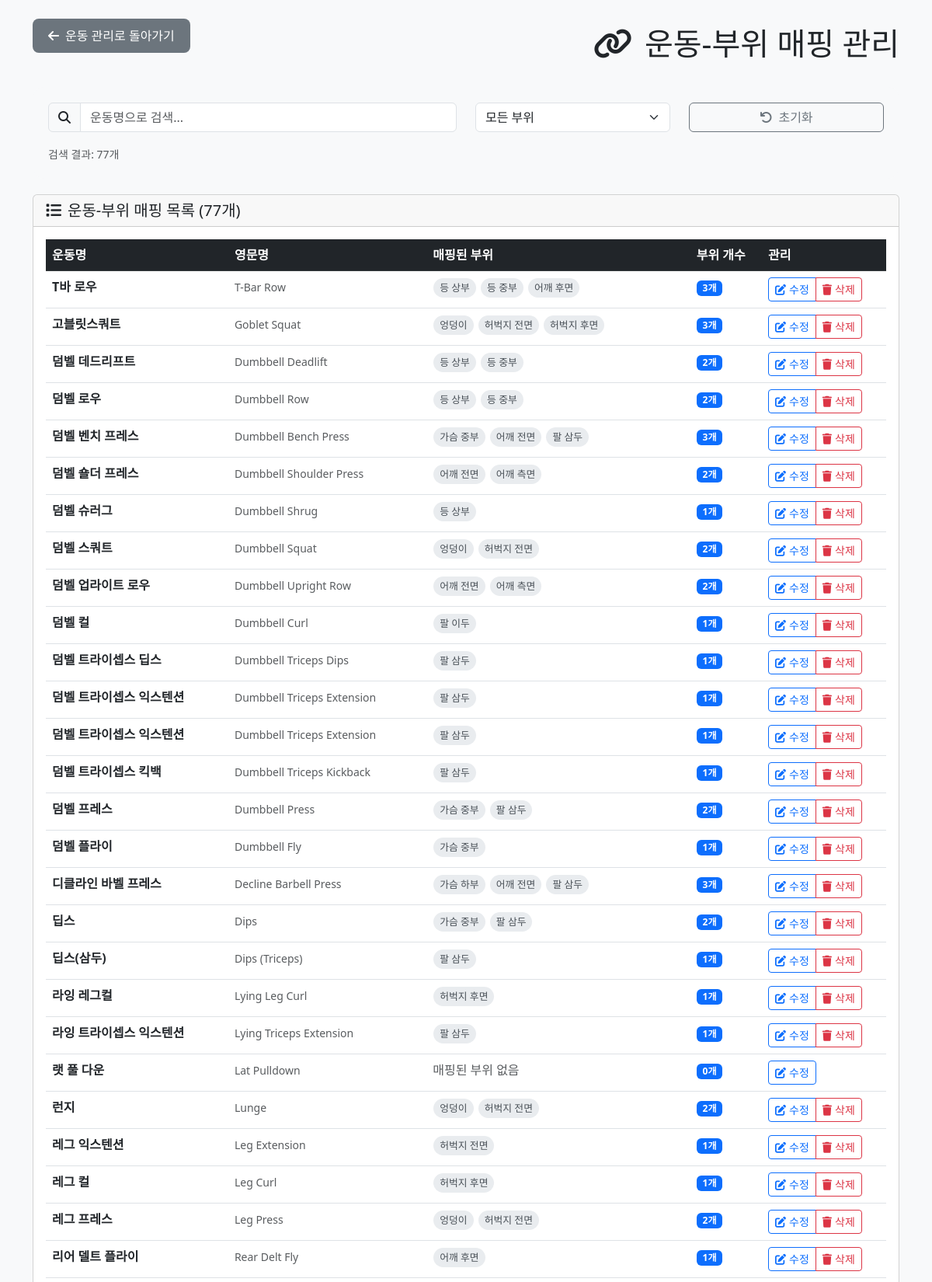
Page /admin/exercise_zone_mapping.php (signed in, upper part) on the committed database.
### tables this page shows
CREATE TABLE IF NOT EXISTS `m_exercise` (
  `ex_id` int(11) NOT NULL AUTO_INCREMENT,
  `name_kr` varchar(120) NOT NULL,
  `name_en` varchar(160) DEFAULT NULL,
  `equipment` varchar(60) DEFAULT NULL COMMENT 'Barbell/Dumbbell/Machine/Bodyweight',
  `equipment_kr` varchar(50) DEFAULT NULL COMMENT '장비명 (한글)',
  `angle` varchar(40) DEFAULT NULL COMMENT 'Flat/Incline/Decline 등',
  `angle_kr` varchar(50) DEFAULT NULL COMMENT '각도명 (한글)',
  `movement` varchar(40) DEFAULT NULL COMMENT 'Press/Pull/Extension/Curl 등',
  `movement_kr` varchar(50) DEFAULT NULL COMMENT '동작명 (한글)',
  `note` varchar(255) DEFAULT NULL,
  PRIMARY KEY (`ex_id`)
);

### admin/exercise_zone_mapping.php (the view, shortened to what this page needs)
<?php
$pdo = getDB();
$exercises = [];
try {
    $stmt = $pdo->query("
        SELECT e.*,
               COUNT(ez.zone_code) as zone_count,
               GROUP_CONCAT(DISTINCT z.zone_name_kr ORDER BY z.zone_name_kr SEPARATOR ', ') as zone_names
        FROM m_exercise e
        LEFT JOIN m_exercise_zone_target ez ON e.ex_id = ez.ex_id
        LEFT JOIN m_part_zone z ON ez.zone_code = z.zone_code
        GROUP BY e.ex_id
        ORDER BY e.name_kr
    ");
    $exercises = $stmt->fetchAll();
} catch (Exception $e) {
    $error = "운동 목록을 가져오는 중 오류가 발생했습니다: " . $e->getMessage();
}
?>
<!DOCTYPE html>
<html lang="ko">
<head>
    <link href="https://cdn.jsdelivr.net/npm/bootstrap@5.3.0/dist/css/bootstrap.min.css" rel="stylesheet">
    <link rel="stylesheet" href="https://cdnjs.cloudflare.com/ajax/libs/font-awesome/6.4.0/css/all.min.css">
</head>
<body class="bg-light">
    <div class="container mt-4">
        <div class="d-flex justify-content-between align-items-center mb-4">
            <a href="exercise_management.php" class="back-btn">
                <i class="fas fa-arrow-left me-2"></i>운동 관리로 돌아가기
            </a>
            <h1 class="mb-0">
                <i class="fas fa-link me-3"></i>운동-부위 매핑 관리
            </h1>
        </div>
        <div class="search-section">
            <div class="row">
                <div class="col-md-6">
                    <div class="input-group">
                        <span class="input-group-text"><i class="fas fa-search"></i></span>
                        <input type="text" class="form-control" id="searchInput" placeholder="운동명으로 검색...">
                    </div>
                </div>
                <div class="col-md-3">
                    <select class="form-select" id="zoneFilter">
                        <option value="">모든 부위</option>
                    </select>
                </div>
                <div class="col-md-3">
                    <button type="button" class="btn btn-outline-secondary w-100" onclick="resetFilters()">
                        <i class="fas fa-undo me-2"></i>초기화
                    </button>
                </div>
            </div>
            <div class="row mt-3">
                <div class="col-12">
                    <small class="text-muted">
                        검색 결과: <span id="resultCount"><?= count($exercises) ?></span>개
                    </small>
                </div>
            </div>
        </div>
        <div class="card">
            <div class="card-header">
                <h5 class="mb-0">
                    <i class="fas fa-list me-2"></i>운동-부위 매핑 목록 (<?= count($exercises) ?>개)
                </h5>
            </div>
            <div class="card-body">
                <div class="table-responsive">
                    <table class="table table-hover" id="exerciseTable">
                        <thead class="table-dark">
                            <tr>
                                <th>운동명</th>
                                <th>영문명</th>
                                <th>매핑된 부위</th>
                                <th>부위 개수</th>
                                <th>관리</th>
                            </tr>
                        </thead>
                        <tbody>
                            <?php foreach ($exercises as $exercise): ?>
                                <tr class="exercise-item"
                                    data-exercise-name="<?= htmlspecialchars($exercise['name_kr']) ?>"
                                    data-zone-names="<?= htmlspecialchars($exercise['zone_names'] ?? '') ?>">
                                    <td>
                                        <strong><?= htmlspecialchars($exercise['name_kr']) ?></strong>
                                    </td>
                                    <td>
                                        <small class="text-muted"><?= htmlspecialchars($exercise['name_en'] ?? '') ?></small>
                                    </td>
                                    <td>
                                        <?php if ($exercise['zone_names']): ?>
                                            <div class="zone-list">
                                                <?php
                                                $zoneArray = explode(', ', $exercise['zone_names']);
                                                foreach ($zoneArray as $zoneName):
                                                ?>
                                                    <span class="zone-badge"><?= htmlspecialchars(trim($zoneName)) ?></span>
                                                <?php endforeach; ?>
                                            </div>
                                        <?php else: ?>
                                            <span class="text-muted">매핑된 부위 없음</span>
                                        <?php endif; ?>
                                    </td>
                                    <td>
                                        <span class="badge bg-primary"><?= $exercise['zone_count'] ?>개</span>
                                    </td>
                                    <td>
                                        <div class="btn-group" role="group">
                                            <button type="button" class="btn btn-sm btn-outline-primary"
                                                    onclick="editMapping(<?= $exercise['ex_id'] ?>, '<?= htmlspecialchars($exercise['name_kr']) ?>')">
                                                <i class="fas fa-edit me-1"></i>수정
                                            </button>
                                            <?php if ($exercise['zone_count'] > 0): ?>
                                                <button type="button" class="btn btn-sm btn-outline-danger"
                                                        onclick="deleteMapping(<?= $exercise['ex_id'] ?>, '<?= htmlspecialchars($exercise['name_kr']) ?>')">
                                                    <i class="fas fa-trash me-1"></i>삭제
                                                </button>
                                            <?php endif; ?>
                                        </div>
                                    </td>
                                </tr>
                            <?php endforeach; ?>
                        </tbody>
                    </table>
                </div>
            </div>
        </div>
    </div>
</body>
</html>

### admin/exercise_zone_mapping.php (style rules this page uses)
.zone-badge { background: #e9ecef; color: #495057; padding: 3px 8px; border-radius: 15px; margin: 1px; display: inline-block; font-size: 0.8em; }
.back-btn { background: #6c757d; border: none; padding: 10px 20px; border-radius: 8px; color: white; text-decoration: none; display: inline-block; margin-bottom: 20px; }
.search-section { background: #f8f9fa; border-radius: 15px; padding: 20px; margin-bottom: 20px; }

### rows in the picture
m_exercise: name_kr "T바 로우", name_en "T-Bar Row", zoneName "등 상부", zoneName "등 중부", zoneName "어깨 후면", zone_count "3"
m_exercise: name_kr "고블릿스쿼트", name_en "Goblet Squat", zoneName "엉덩이", zoneName "허벅지 전면", zoneName "허벅지 후면", zone_count "3"
m_exercise: name_kr "덤벨 데드리프트", name_en "Dumbbell Deadlift", zoneName "등 상부", zoneName "등 중부", zone_count "2"
m_exercise: name_kr "덤벨 로우", name_en "Dumbbell Row", zoneName "등 상부", zoneName "등 중부", zone_count "2"
m_exercise: name_kr "덤벨 벤치 프레스", name_en "Dumbbell Bench Press", zoneName "가슴 중부", zoneName "어깨 전면", zoneName "팔 삼두", zone_count "3"
m_exercise: name_kr "덤벨 숄더 프레스", name_en "Dumbbell Shoulder Press", zoneName "어깨 전면", zoneName "어깨 측면", zone_count "2"
m_exercise: name_kr "덤벨 슈러그", name_en "Dumbbell Shrug", zoneName "등 상부", zone_count "1"
m_exercise: name_kr "덤벨 스쿼트", name_en "Dumbbell Squat", zoneName "엉덩이", zoneName "허벅지 전면", zone_count "2"
m_exercise: name_kr "덤벨 업라이트 로우", name_en "Dumbbell Upright Row", zoneName "어깨 전면", zoneName "어깨 측면", zone_count "2"
m_exercise: name_kr "덤벨 컬", name_en "Dumbbell Curl", zoneName "팔 이두", zone_count "1"
m_exercise: name_kr "덤벨 트라이셉스 딥스", name_en "Dumbbell Triceps Dips", zoneName "팔 삼두", zone_count "1"
m_exercise: name_kr "덤벨 트라이셉스 익스텐션", name_en "Dumbbell Triceps Extension", zoneName "팔 삼두", zone_count "1"
m_exercise: name_kr "덤벨 트라이셉스 익스텐션", name_en "Dumbbell Triceps Extension", zoneName "팔 삼두", zone_count "1"
m_exercise: name_kr "덤벨 트라이셉스 킥백", name_en "Dumbbell Triceps Kickback", zoneName "팔 삼두", zone_count "1"
m_exercise: name_kr "덤벨 프레스", name_en "Dumbbell Press", zoneName "가슴 중부", zoneName "팔 삼두", zone_count "2"
m_exercise: name_kr "덤벨 플라이", name_en "Dumbbell Fly", zoneName "가슴 중부", zone_count "1"
m_exercise: name_kr "디클라인 바벨 프레스", name_en "Decline Barbell Press", zoneName "가슴 하부", zoneName "어깨 전면", zoneName "팔 삼두", zone_count "3"
m_exercise: name_kr "딥스", name_en "Dips", zoneName "가슴 중부", zoneName "팔 삼두", zone_count "2"
m_exercise: name_kr "딥스(삼두)", name_en "Dips (Triceps)", zoneName "팔 삼두", zone_count "1"
m_exercise: name_kr "라잉 레그컬", name_en "Lying Leg Curl", zoneName "허벅지 후면", zone_count "1"
m_exercise: name_kr "라잉 트라이셉스 익스텐션", name_en "Lying Triceps Extension", zoneName "팔 삼두", zone_count "1"
m_exercise: name_kr "랫 풀 다운", name_en "Lat Pulldown", shows "매핑된 부위 없음", zone_count "0"
m_exercise: name_kr "런지", name_en "Lunge", zoneName "엉덩이", zoneName "허벅지 전면", zone_count "2"
m_exercise: name_kr "레그 익스텐션", name_en "Leg Extension", zoneName "허벅지 전면", zone_count "1"
m_exercise: name_kr "레그 컬", name_en "Leg Curl", zoneName "허벅지 후면", zone_count "1"
m_exercise: name_kr "레그 프레스", name_en "Leg Press", zoneName "엉덩이", zoneName "허벅지 전면", zone_count "2"
m_exercise: name_kr "리어 델트 플라이", name_en "Rear Delt Fly", zoneName "어깨 후면", zone_count "1"

### other values in the picture
count($exercises) "77"
